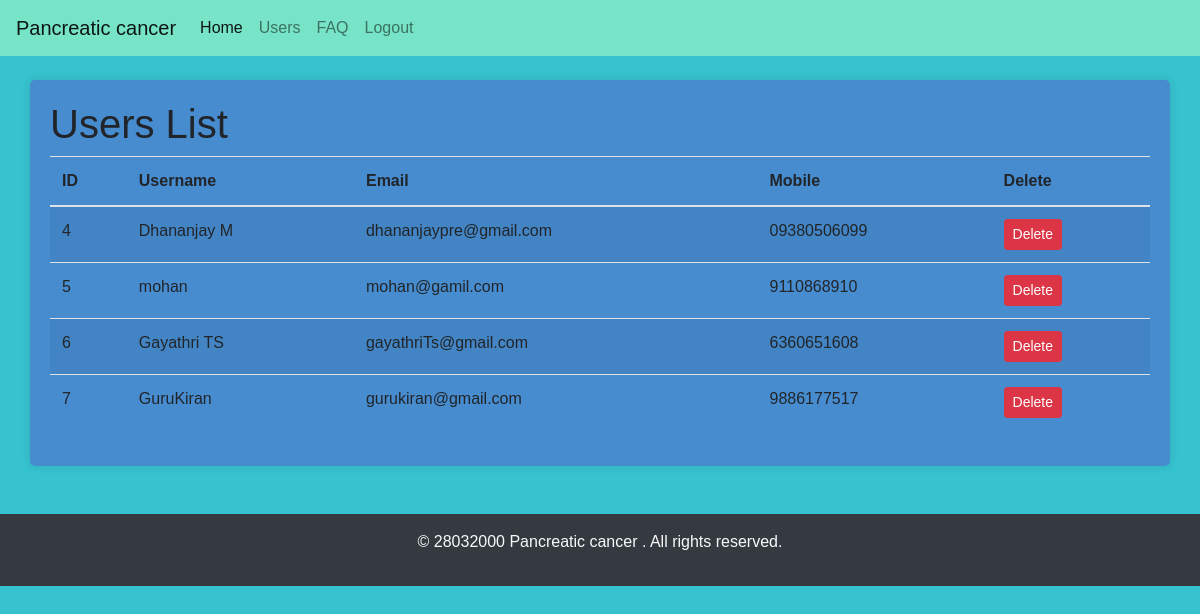
The app's page /adminuserslist with its own data.
### tables this page shows
CREATE TABLE users (
                        id INTEGER PRIMARY KEY AUTOINCREMENT,
                        username TEXT NOT NULL,
                        email TEXT NOT NULL UNIQUE,
                        mobile TEXT NOT NULL,
                        password TEXT NOT NULL);

### app.py (the view)
@app.route('/adminuserslist')
def admin_users_list():
    users = get_users()
    return render_template('AdminUsersList.html', users=users)

### app.py (called while the page is built)
def get_users():
    conn = sql.connect('data.db')
    c = conn.cursor()
    c.execute("SELECT id, username, email, mobile FROM users")
    users = c.fetchall()
    conn.close()
    return users

### templates/AdminUsersList.html (shortened to what this page needs)
{% extends 'AdminBase.html' %}
{% block content %}
    <h1>Users List</h1>
    <div class="table-responsive">
        <table class="table table-striped">
            <thead>
                <tr>
                    <th>ID</th>
                    <th>Username</th>
                    <th>Email</th>
                    <th>Mobile</th>
                    <th>Delete</th>
                </tr>
            </thead>
            <tbody>
                {% for user in users %}
                <tr>
                    <td>{{ user[0] }}</td>
                    <td>{{ user[1] }}</td>
                    <td>{{ user[2] }}</td>
                    <td>{{ user[3] }}</td>
                    <td>
                        <form action="{{ url_for('delete_user', user_id=user[0]) }}" method="post" style="display:inline;">
                          <button type="submit" class="btn btn-danger btn-sm">Delete</button>
                        </form>
                      </td>
                </tr>
                {% endfor %}
            </tbody>
        </table>
    </div>
{% endblock %}

### static/CSS/Style.css (style rules this page uses)
* { margin: 0; padding: 0; box-sizing: border-box; }
body { font-family: Arial, sans-serif; background-color: #36C2CE; }

### records on screen
users: id "4", username "Dhananjay M", email "dhananjaypre@gmail.com", mobile "09380506099"
users: id "5", username "mohan", email "mohan@gamil.com", mobile "9110868910"
users: id "6", username "Gayathri TS", email "gayathriTs@gmail.com", mobile "6360651608"
users: id "7", username "GuruKiran", email "gurukiran@gmail.com", mobile "9886177517"
